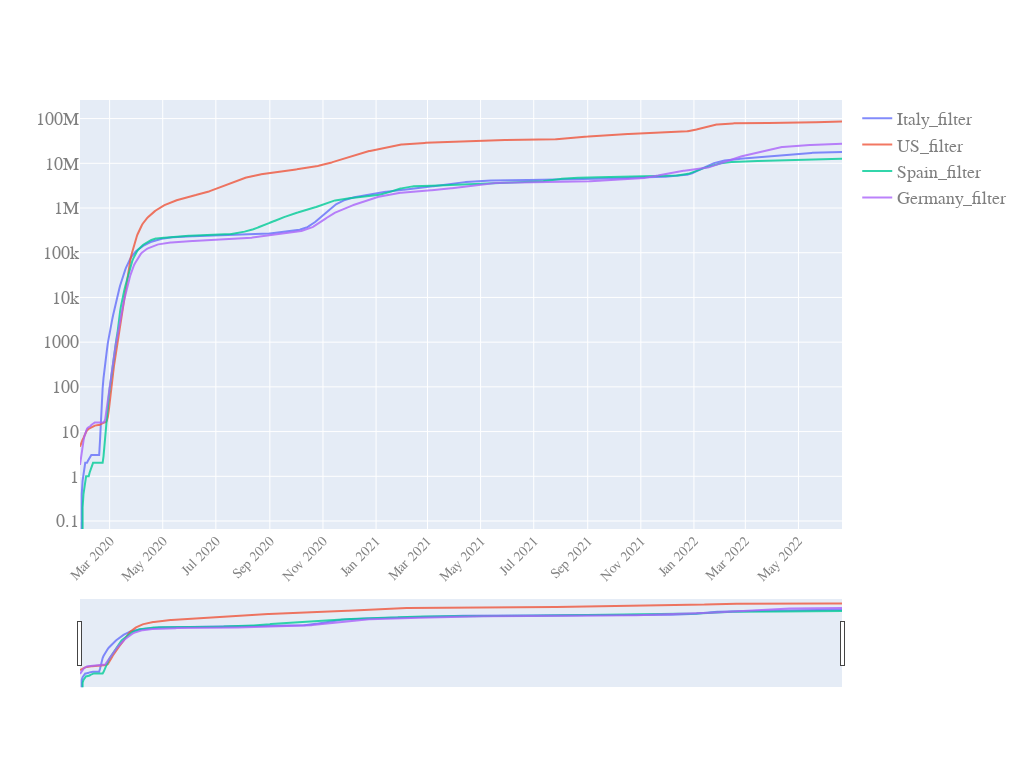

Write notebook code for a chart like this one.
### Code cell
start_pos=5
quick_plot(df_analyse.date[start_pos:],
           df_analyse[filter_cols].iloc[start_pos:,:], #['US','US_filter']
           y_scale='log',
           slider=True)

### Figure 1 — Plotly figure (JSON) as saved in the notebook; plotly's stock layout.template omitted (floating-point values rounded to 4 significant figures; data arrays with more than 128 entries replaced by an {"elided": "..."} marker saying what was removed)
{"data": [{"name": "Italy_filter", "opacity": 0.8, "type": "scatter", "x": {"elided": "876 str values"}, "y": {"elided": "876 float values"}}, {"name": "US_filter", "opacity": 0.8, "type": "scatter", "x": {"elided": "876 str values"}, "y": {"elided": "876 float values"}}, {"name": "Spain_filter", "opacity": 0.8, "type": "scatter", "x": {"elided": "876 str values"}, "y": {"elided": "876 float values"}}, {"name": "Germany_filter", "opacity": 0.8, "type": "scatter", "x": {"elided": "876 str values"}, "y": {"elided": "876 float values"}}], "layout": {"autosize": true, "font": {"color": "#7f7f7f", "family": "PT Sans, monospace", "size": 18}, "height": 768, "width": 1024, "xaxis": {"nticks": 20, "rangeslider": {"visible": true}, "tickangle": -45, "tickfont": {"color": "#7f7f7f", "size": 14}}, "yaxis": {"type": "log"}}}
